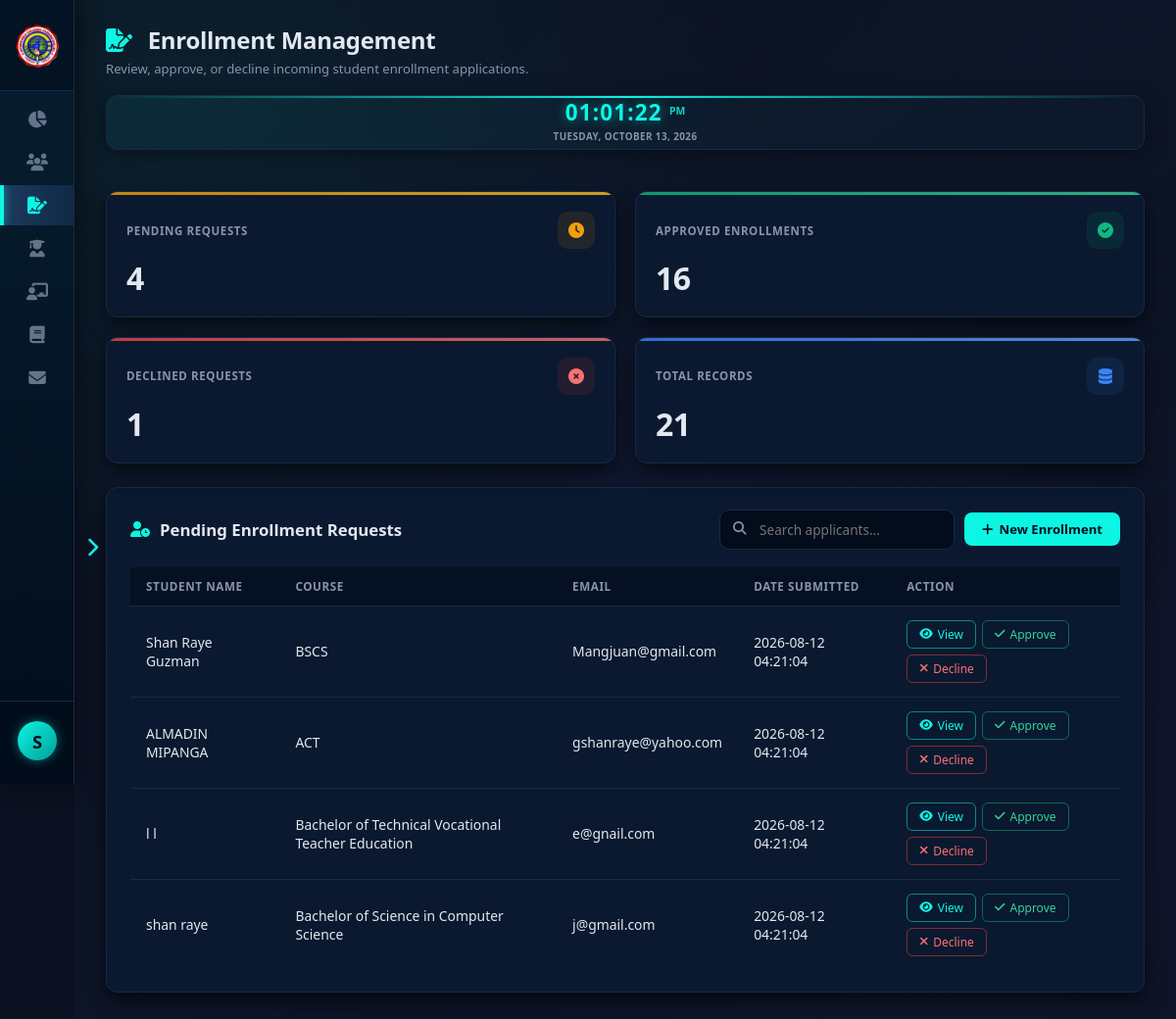
Before: /backend/AdminDB/enrollments.php (signed in) with the older database file.
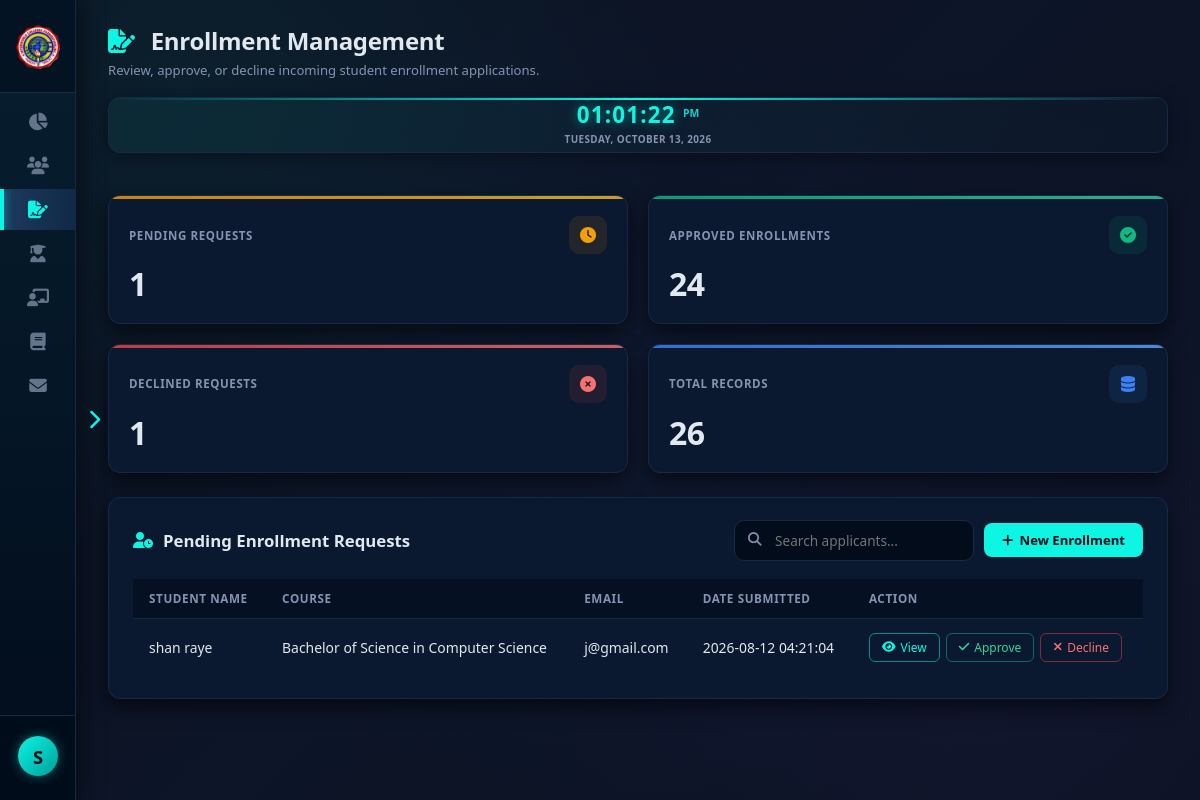
After: the same page with the newer database file.
### tables this page shows
CREATE TABLE `enrolled` (
  `student_id` int(11) NOT NULL,
  `student_code` varchar(20) DEFAULT NULL,
  `firstname` varchar(25) NOT NULL,
  `middlename` varchar(25) NOT NULL,
  `lastname` varchar(25) NOT NULL,
  `suffix` varchar(25) NOT NULL,
  `gender` varchar(10) NOT NULL,
  `birthday` date NOT NULL,
  `birthplace` varchar(200) NOT NULL,
  `citizenship` varchar(50) NOT NULL,
  `civilstatus` varchar(25) NOT NULL,
  `employment` varchar(50) NOT NULL,
  `mother` varchar(200) NOT NULL,
  `mphone_number` varchar(11) NOT NULL,
  `father` varchar(200) NOT NULL,
  `fphone_number` varchar(15) NOT NULL,
  `guardian` varchar(200) NOT NULL,
  `gphone_number` varchar(15) NOT NULL,
  `course` varchar(150) NOT NULL,
  `major` varchar(25) NOT NULL,
  `school_address` varchar(200) NOT NULL,
  `academic_year` varchar(200) NOT NULL,
  `scholarship` varchar(50) NOT NULL,
  `full_address` varchar(200) NOT NULL,
  `mobile_number` varchar(11) NOT NULL,
  `email` varchar(200) NOT NULL,
  `ip_address` varchar(45) DEFAULT NULL,
  `last_login` datetime DEFAULT NULL,
  `status` enum('online','offline') DEFAULT 'offline',
  `enrollment_status` enum('pending','approved','declined') DEFAULT 'pending',
  `payment_proof` varchar(255) DEFAULT NULL,
  `requirements_files` text DEFAULT NULL,
  `created_at` timestamp NOT NULL DEFAULT current_timestamp(),
  `subjects_json` text DEFAULT NULL,
  `assessment_json` text DEFAULT NULL,
  `year_level` varchar(50) DEFAULT '',
  `block` varchar(50) DEFAULT '',
  `initial_payment_amount` decimal(12,2) NOT NULL DEFAULT 0.00,
  `initial_payment_method` varchar(50) DEFAULT '',
  `initial_payment_date` date DEFAULT NULL,
  `initial_payment_or` varchar(30) DEFAULT '',
  `initial_payment_gcash` varchar(30) DEFAULT ''
);

### backend/AdminDB/enrollments.php (the view, shortened to what this page needs)
<?php
require 'db.php';
$admin_name = htmlspecialchars($_SESSION['admin_name'] ?? $_SESSION['admin_user']);
$pendingEnrollments = [];
$hasStatusCol = false;
$colCheck = $conn->query("SHOW COLUMNS FROM enrolled LIKE 'enrollment_status'");
if ($colCheck && $colCheck->num_rows > 0) $hasStatusCol = true;
if ($hasStatusCol) {
    $penRes = $conn->query("SELECT * FROM enrolled WHERE enrollment_status = 'pending' ORDER BY created_at DESC");
    if ($penRes) while ($row = $penRes->fetch_assoc()) $pendingEnrollments[] = $row;
}
$pendingCount = count($pendingEnrollments);
$approvedCount = 0; $declinedCount = 0;
if ($hasStatusCol) {
    $r = $conn->query("SELECT COUNT(*) as t FROM enrolled WHERE enrollment_status='approved'");
    if ($r) $approvedCount = $r->fetch_assoc()['t'];
    $r = $conn->query("SELECT COUNT(*) as t FROM enrolled WHERE enrollment_status='declined'");
    if ($r) $declinedCount = $r->fetch_assoc()['t'];
}
$totalEnrolled = 0;
$r = $conn->query("SELECT COUNT(*) as t FROM enrolled");
if ($r) $totalEnrolled = $r->fetch_assoc()['t'];
?>
<!DOCTYPE html>
<html lang="en">
<head>
  <link rel="stylesheet" href="https://cdnjs.cloudflare.com/ajax/libs/font-awesome/6.5.1/css/all.min.css" />
</head>
<body>
  <button class="sidebar-toggle" id="sidebarToggle" onclick="toggleSidebar(event)" title="Toggle Sidebar">
    <i class="fa-solid fa-chevron-right"></i>
  </button>
  <aside class="sidebar" id="sidebar">
    <div class="school-brand" onclick="pinSidebar(event)">
      <div class="school-logo">
        <img src="/WebDev_for_ProgLang/BackGroundimage/ICFLogo.png" alt="ICF Logo" />
      </div>
    </div>
    <ul class="nav-links">
      <li><a href="adminpanel.php" onclick="pinSidebar(event)"><span class="nav-icon"><i class="fa-solid fa-chart-pie"></i></span><span class="nav-label">Overview</span></a></li>
      <li><a href="users.php" onclick="pinSidebar(event)"><span class="nav-icon"><i class="fa-solid fa-users"></i></span><span class="nav-label">Users</span></a></li>
      <li class="active"><a href="enrollments.php" onclick="pinSidebar(event)"><span class="nav-icon"><i class="fa-solid fa-file-signature"></i></span><span class="nav-label">Enrollments</span></a></li>
      <li><a href="enrolled.php" onclick="pinSidebar(event)"><span class="nav-icon"><i class="fa-solid fa-user-graduate"></i></span><span class="nav-label">Enrolled</span></a></li>
      <li><a href="instructor.php" onclick="pinSidebar(event)"><span class="nav-icon"><i class="fa-solid fa-chalkboard-user"></i></span><span class="nav-label">Instructors</span></a></li>
      <li><a href="curriculum.php" onclick="pinSidebar(event)"><span class="nav-icon"><i class="fa-solid fa-book"></i></span><span class="nav-label">Curriculum</span></a></li>
      <li><a href="received-mail.php" onclick="pinSidebar(event)"><span class="nav-icon"><i class="fa-solid fa-envelope"></i></span><span class="nav-label">Received Mail</span></a></li>
    </ul>
    <div class="sidebar-footer">
      <div class="admin-profile-card" id="adminProfileToggle" onclick="onAdminProfileClick(event)">
        <div class="admin-avatar"><?php echo strtoupper(substr($admin_name, 0, 1)); ?></div>
      </div>
    </div>
  </aside>
  <main class="main-content" id="mainContent">
    <header class="top-header">
      <div class="top-header-left">
        <h1><i class="fa-solid fa-file-signature"></i> Enrollment Management</h1>
        <p>Review, approve, or decline incoming student enrollment applications.</p>
      </div>
      <div class="live-clock">
        <div>
          <span class="clock-time" id="liveClockTime">--:--:--</span>
          <span class="clock-ampm" id="liveClockAmPm">--</span>
        </div>
        <div class="clock-date" id="liveClockDate">Loading date...</div>
      </div>
    </header>
    <div class="cards-grid">
      <div class="metric-card">
        <div class="metric-top">
          <span class="metric-label">Pending Requests</span>
          <div class="metric-icon"><i class="fa-solid fa-clock"></i></div>
        </div>
        <div class="metric-value"><?php echo $pendingCount; ?></div>
      </div>
      <div class="metric-card">
        <div class="metric-top">
          <span class="metric-label">Approved Enrollments</span>
          <div class="metric-icon"><i class="fa-solid fa-circle-check"></i></div>
        </div>
        <div class="metric-value"><?php echo $approvedCount; ?></div>
      </div>
      <div class="metric-card">
        <div class="metric-top">
          <span class="metric-label">Declined Requests</span>
          <div class="metric-icon"><i class="fa-solid fa-circle-xmark"></i></div>
        </div>
        <div class="metric-value"><?php echo $declinedCount; ?></div>
      </div>
      <div class="metric-card">
        <div class="metric-top">
          <span class="metric-label">Total Records</span>
          <div class="metric-icon"><i class="fa-solid fa-database"></i></div>
        </div>
        <div class="metric-value"><?php echo $totalEnrolled; ?></div>
      </div>
    </div>
    <div class="table-card">
      <div class="table-header">
        <h2><i class="fa-solid fa-user-clock"></i> Pending Enrollment Requests</h2>
        <div class="table-actions">
          <div class="search-wrap">
            <input type="text" id="userSearchInput" class="section-search" placeholder="Search applicants..." autocomplete="off" />
          </div>
          <a href="create.php"><button class="btn primary"><i class="fa-solid fa-plus"></i> New Enrollment</button></a>
        </div>
      </div>
      <div class="table-wrapper">
        <table id="pendingEnrollmentTable">
          <thead>
            <tr>
              <th>Student Name</th>
              <th>Course</th>
              <th>Email</th>
              <th>Date Submitted</th>
              <th>Action</th>
            </tr>
          </thead>
          <tbody>
            <?php if (count($pendingEnrollments) > 0): ?>
              <?php foreach ($pendingEnrollments as $pen): ?>
              <tr data-record='<?php echo htmlspecialchars(json_encode($pen), ENT_QUOTES, "UTF-8"); ?>'>
                <td><?php echo htmlspecialchars($pen['firstname'] . ' ' . $pen['lastname']); ?></td>
                <td><?php echo htmlspecialchars($pen['course']); ?></td>
                <td><?php echo htmlspecialchars($pen['email']); ?></td>
                <td><?php echo htmlspecialchars($pen['created_at'] ?? 'N/A'); ?></td>
                <td>
                  <div class="action-group">
                    <button class="btn-action view" onclick="openEnrollmentViewModal(this)">
                      <i class="fa-solid fa-eye"></i> View
                    </button>
                    <button class="btn-action btn-send" onclick="openAcceptModal(this)">
                      <i class="fa-solid fa-check"></i> Approve
                    </button>
                    <a href="enrollments.php?decline_enrollment=<?php echo $pen['student_id']; ?>"
                       onclick="return confirm('Decline this enrollment request?')">
                      <button class="btn-action decline"><i class="fa-solid fa-xmark"></i> Decline</button>
                    </a>
                  </div>
                </td>
              </tr>
              <?php endforeach; ?>
            <?php else: ?>
              <tr><td colspan="5" style="text-align:center; color:#8892b0; padding:40px;">No pending enrollment requests</td></tr>
            <?php endif; ?>
          </tbody>
        </table>
      </div>
    </div>
  </main>
</body>
</html>

Changed rows visible on the page:
no longer on this page (row edited): enrolled: firstname+lastname "Shan Raye Guzman", course "BSCS", email "Mangjuan@gmail.com", created_at "2026-08-12 04:21:04"
no longer on this page (row edited): enrolled: firstname+lastname "ALMADIN MIPANGA", course "ACT", email "gshanraye@yahoo.com", created_at "2026-08-12 04:21:04"
no longer on this page (row edited): enrolled: firstname+lastname "l l", course "Bachelor of Technical Vocational Teacher Education", email "e@gnail.com", created_at "2026-08-12 04:21:04"
Other visible differences:
$pendingCount: "4" → "1"
$approvedCount: "16" → "24"
$totalEnrolled: "21" → "26"
